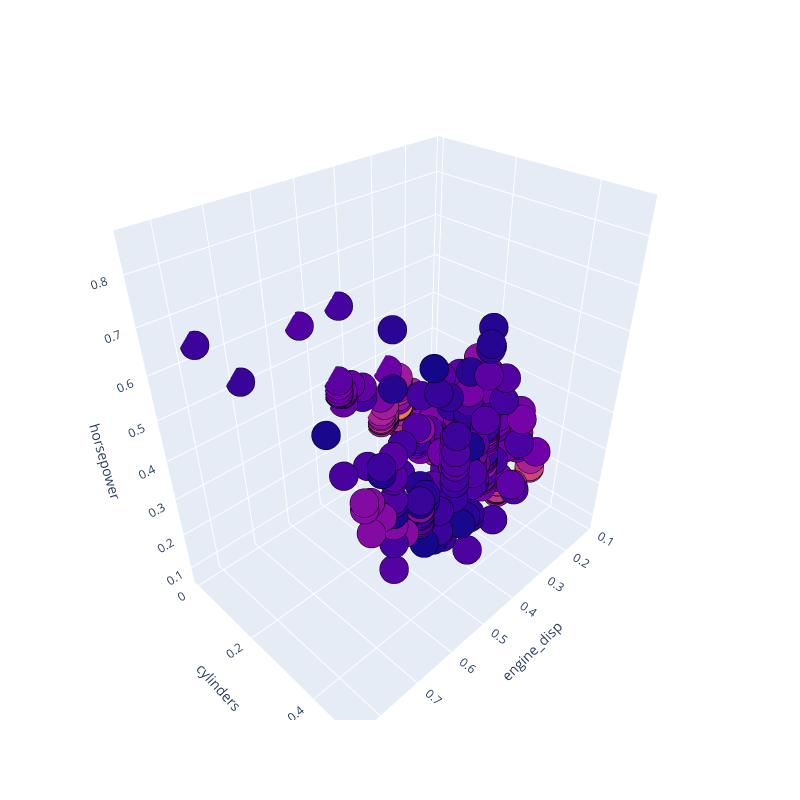

The cell this chart's notebook holds for it:
### Code cell
import plotly.graph_objects as go  #for 3D plot

## 3D plot 
Scene = dict(xaxis = dict(title  = 'engine_disp'),yaxis = dict(title  = 'cylinders'),zaxis = dict(title  = 'horsepower'))

colors = kinetics[sample][:, 2] # mpg
sizes = 10
trace = go.Scatter3d(x=kinetics[sample][:, 0]
                    ,y=kinetics[sample][:, 1]
                    ,z=kinetics[sample][:, 3]
                    ,mode='markers'
                    ,marker=dict(color =colors, size=sizes, line=dict(color= 'black',width = 10)))
layout = go.Layout(margin=dict(l=0,r=0),scene = Scene,height = 800,width = 800)
data = [trace]
fig = go.Figure(data = data, layout = layout)
fig.show()

### Figure 1 — Plotly figure (JSON) as saved in the notebook; plotly's stock layout.template omitted (floating-point values rounded to 4 significant figures; data arrays with more than 128 entries replaced by an {"elided": "..."} marker saying what was removed)
{"data": [{"marker": {"color": {"elided": "10000 float values"}, "line": {"color": "black", "width": 10}, "size": 10}, "mode": "markers", "type": "scatter3d", "x": {"elided": "10000 float values"}, "y": {"elided": "10000 float values"}, "z": {"elided": "10000 float values"}}], "layout": {"height": 800, "margin": {"l": 0, "r": 0}, "scene": {"xaxis": {"title": {"text": "engine_disp"}}, "yaxis": {"title": {"text": "cylinders"}}, "zaxis": {"title": {"text": "horsepower"}}}, "width": 800}}
